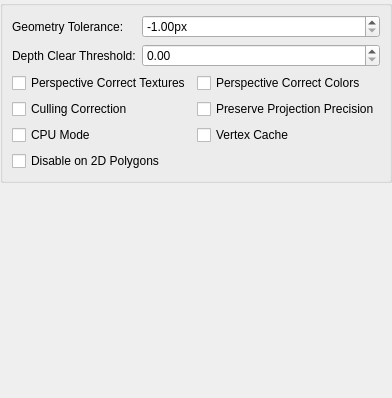
     <widget class="QWidget" name="pgxpTab">
      <attribute name="title">
       <string>PGXP</string>
      </attribute>
      <layout class="QVBoxLayout" name="verticalLayout_5">
       <property name="leftMargin">
        <number>0</number>
       </property>
       <property name="topMargin">
        <number>0</number>
       </property>
       <property name="rightMargin">
        <number>0</number>
       </property>
       <property name="bottomMargin">
        <number>0</number>
       </property>
       <item>
        <widget class="QGroupBox" name="groupBox_7">
         <property name="title">
          <string/>
         </property>
         <layout class="QFormLayout" name="formLayout_4">
          <item row="0" column="0">
           <widget class="QLabel" name="pgxpGeometryToleranceLabel">
            <property name="text">
             <string>Geometry Tolerance:</string>
            </property>
           </widget>
          </item>
          <item row="0" column="1">
           <widget class="QDoubleSpinBox" name="pgxpGeometryTolerance">
            <property name="prefix">
             <string/>
            </property>
            <property name="suffix">
             <string>px</string>
            </property>
            <property name="minimum">
             <double>-1.000000000000000</double>
            </property>
            <property name="maximum">
             <double>100.000000000000000</double>
            </property>
            <property name="singleStep">
             <double>0.250000000000000</double>
            </property>
            <property name="value">
             <double>-1.000000000000000</double>
            </property>
           </widget>
          </item>
          <item row="1" column="0">
           <widget class="QLabel" name="pgxpDepthClearThresholdLabel">
            <property name="text">
             <string>Depth Clear Threshold:</string>
            </property>
           </widget>
          </item>
          <item row="1" column="1">
           <widget class="QDoubleSpinBox" name="pgxpDepthClearThreshold">
            <property name="maximum">
             <double>4096.000000000000000</double>
            </property>
           </widget>
          </item>
          <item row="2" column="0" colspan="2">
           <layout class="QGridLayout" name="gridLayout">
            <item row="0" column="1">
             <widget class="QCheckBox" name="pgxpColorCorrection">
              <property name="text">
               <string>Perspective Correct Colors</string>
              </property>
             </widget>
            </item>
            <item row="2" column="1">
             <widget class="QCheckBox" name="pgxpVertexCache">
              <property name="text">
               <string>Vertex Cache</string>
              </property>
             </widget>
            </item>
            <item row="0" column="0">
             <widget class="QCheckBox" name="pgxpTextureCorrection">
              <property name="text">
               <string>Perspective Correct Textures</string>
              </property>
             </widget>
            </item>
            <item row="2" column="0">
             <widget class="QCheckBox" name="pgxpCPU">
              <property name="text">
               <string>CPU Mode</string>
              </property>
             </widget>
            </item>
            <item row="1" column="1">
             <widget class="QCheckBox" name="pgxpPreserveProjPrecision">
              <property name="text">
               <string>Preserve Projection Precision</string>
              </property>
             </widget>
            </item>
            <item row="1" column="0">
             <widget class="QCheckBox" name="pgxpCulling">
              <property name="text">
               <string>Culling Correction</string>
              </property>
             </widget>
            </item>
            <item row="3" column="0">
             <widget class="QCheckBox" name="pgxpDisableOn2DPolygons">
              <property name="text">
               <string>Disable on 2D Polygons</string>
              </property>
             </widget>
            </item>
           </layout>
          </item>
         </layout>
        </widget>
       </item>
       <item>
        <spacer name="verticalSpacer_4">
         <property name="orientation">
          <enum>Qt::Orientation::Vertical</enum>
         </property>
         <property name="sizeHint" stdset="0">
          <size>
           <width>20</width>
           <height>215</height>
          </size>
         </property>
        </spacer>
       </item>
      </layout>
     </widget>
